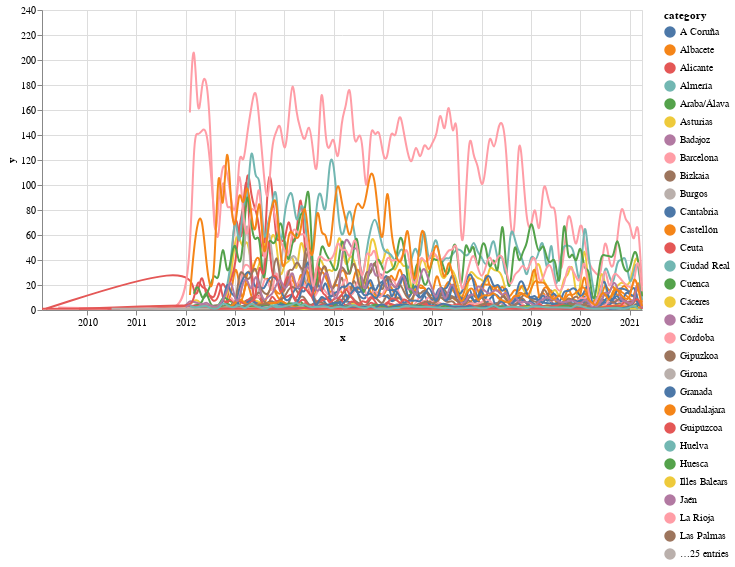

Notebook cell for this chart:
### Markdown cell above
## Top Province Bankruptcy Evolution

Every province has a decreasing trend, Barcelona is suspiciously high.

### Code cell
import altair as alt
import pandas as pd
import numpy as np

np.random.seed(42)
source = pd.DataFrame(np.cumsum(np.random.randn(100, 3), 0).round(2),
                    columns=['A', 'B', 'C'], index=pd.RangeIndex(100, name='x'))
source = source.reset_index().melt('x', var_name='category', value_name='y')

source = df_provinces_month_rn


# Create a selection that chooses the nearest point & selects based on x-value
nearest = alt.selection(type='single', nearest=True, on='mouseover',
                        fields=['x'], empty='none')

# The basic line
line = alt.Chart(source).mark_line(interpolate='basis').encode(
    x='x:T',
    y='y:Q',
    color='category:N'
)

# Transparent selectors across the chart. This is what tells us
# the x-value of the cursor
selectors = alt.Chart(source).mark_point().encode(
    x='x:T',
    opacity=alt.value(0),
).add_selection(
    nearest
)

# Draw points on the line, and highlight based on selection
points = line.mark_point().encode(
    opacity=alt.condition(nearest, alt.value(1), alt.value(0))
)

# Draw text labels near the points, and highlight based on selection
text = line.mark_text(align='left', dx=5, dy=-5).encode(
    text=alt.condition(nearest, 'y:Q', alt.value(' '))
)

# Draw a rule at the location of the selection
rules = alt.Chart(source).mark_rule(color='gray').encode(
    x='x:T',
).transform_filter(
    nearest
)

# Put the five layers into a chart and bind the data
alt.layer(
    line, selectors, points, rules, text
).properties(
    width=600, height=300
)

### Figure 1 — Vega-Lite specification as saved in the notebook (floating-point values rounded to 4 significant figures; data arrays with more than 128 entries replaced by an {"elided": "..."} marker saying what was removed)
{"config": {"view": {"continuousWidth": 400, "continuousHeight": 300}}, "layer": [{"mark": {"type": "line", "interpolate": "basis"}, "encoding": {"color": {"type": "nominal", "field": "category"}, "x": {"type": "temporal", "field": "x"}, "y": {"type": "quantitative", "field": "y"}}}, {"mark": "point", "encoding": {"opacity": {"value": 0}, "x": {"type": "temporal", "field": "x"}}, "selection": {"selector018": {"type": "single", "nearest": true, "on": "mouseover", "fields": ["x"], "empty": "none"}}}, {"mark": "point", "encoding": {"color": {"type": "nominal", "field": "category"}, "opacity": {"condition": {"value": 1, "selection": "selector018"}, "value": 0}, "x": {"type": "temporal", "field": "x"}, "y": {"type": "quantitative", "field": "y"}}}, {"mark": {"type": "rule", "color": "gray"}, "encoding": {"x": {"type": "temporal", "field": "x"}}, "transform": [{"filter": {"selection": "selector018"}}]}, {"mark": {"type": "text", "align": "left", "dx": 5, "dy": -5}, "encoding": {"color": {"type": "nominal", "field": "category"}, "text": {"condition": {"type": "quantitative", "field": "y", "selection": "selector018"}, "value": " "}, "x": {"type": "temporal", "field": "x"}, "y": {"type": "quantitative", "field": "y"}}}], "data": {"name": "data-8ca5c0b7c024ecf40a7dc004b0a44399"}, "height": 300, "width": 600, "$schema": "https://vega.github.io/schema/vega-lite/v4.8.1.json", "datasets": {"data-8ca5c0b7c024ecf40a7dc004b0a44399": {"elided": "3398 records"}}}
